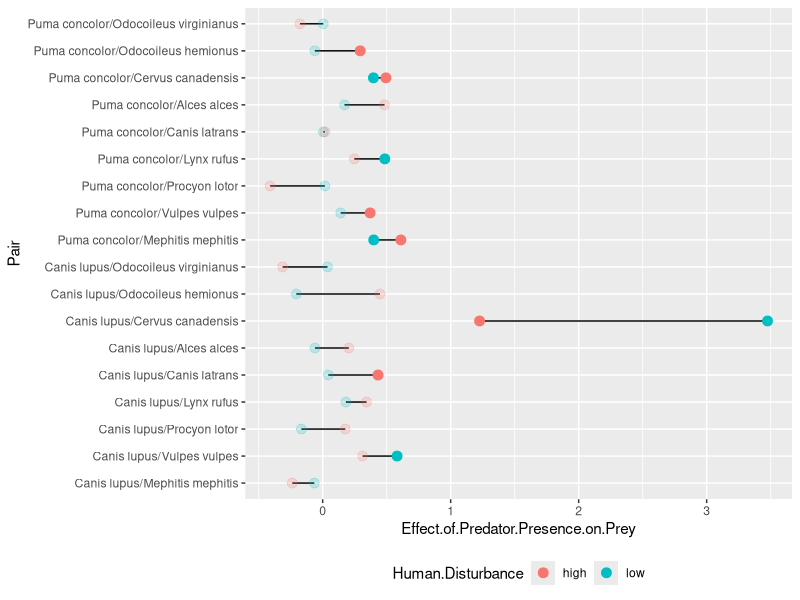

Recreate this plot in R.
# visualize occupancy
# margaret mercer
# august 16, 2024

# install packages
library(tidyverse)
library(ggplot2)

# import data
results <- read.csv("results/occupancy_modeling_results.csv")

# reformat data slightly...

# ... adding column for pred/prey pairing ...
results$Pair <- paste(results$Predator, results$Prey, sep = "/")
results$Pair <- factor(results$Pair, levels = rev(unique(results$Pair)))

# ... and a column for significance (sorry, Bob)
results$Significant <- ifelse(results$`p.value` < 0.1, "yes", "no")

# plot
ggplot(results, aes(x = Effect.of.Predator.Presence.on.Prey, y = Pair)) +
  geom_line() +
  geom_point(aes(color = Human.Disturbance), 
             alpha = ifelse(results$Significant == "no", 0.2, 1),
             size = 3) +
  theme(legend.position = "bottom")
